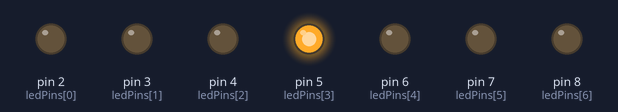
The sketch below on a simulated Arduino Uno, built with avr-gcc and run on an emulated ATmega328P. Parts: output pins drawn as LEDs (lit = HIGH).

Above: at 0.5 s.
At 2.5 s:
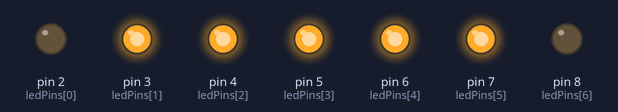
At 3.5 s:
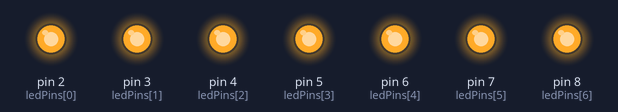
At 4.5 s:
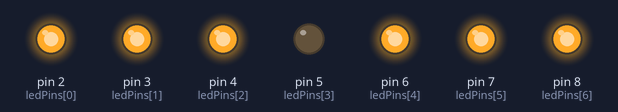
At 6.5 s:
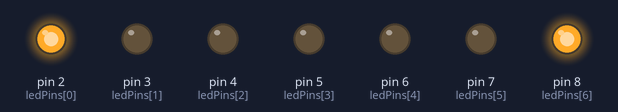
At 9.5 s:
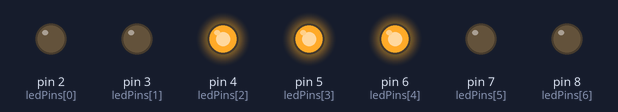
Timing chart, 0 to 10.4 s (numbered marks = the images above):
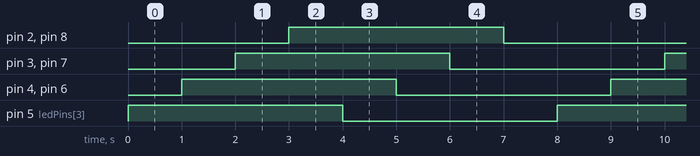

The sketch:

middleout.ino
```cpp
int ledPins[] = {
  2, 3, 4, 5, 6, 7, 8
};

int pinCount = sizeof(ledPins) / sizeof(int);

void setup() {
  // put your setup code here, to run once:
  for (int thisPin = 0; thisPin < pinCount; ++thisPin) {
    pinMode(ledPins[thisPin], OUTPUT);
  }

}

void loop() {
  // put your main code here, to run repeatedly:

  for (int thisPin = 0, startPin = 3; thisPin <= startPin; ++thisPin) {
    if (thisPin == 0) {
      digitalWrite(ledPins[startPin], !digitalRead(ledPins[startPin]));
    } else {
      digitalWrite(ledPins[startPin + thisPin], !digitalRead(ledPins[startPin + thisPin]));
      digitalWrite(ledPins[startPin - thisPin], !digitalRead(ledPins[startPin - thisPin]));
    }
    delay(1000);
  }

}
```

Measured:
- by itself, pin 2 (ledPins[0]), pin 3 (ledPins[1]), pin 4 (ledPins[2]), pin 5 (ledPins[3]), pin 6 (ledPins[4]), pin 7 (ledPins[5]), pin 8 (ledPins[6]): alternates HIGH for 4.0 s and LOW for 4.0 s
- by itself, everything shown: repeats every 8.0 s, in 8 steps
